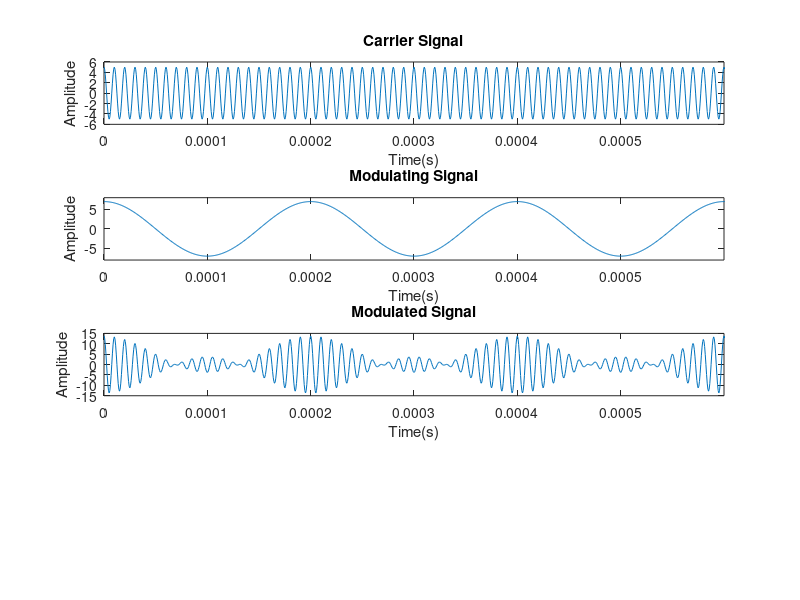

Here is the MATLAB script that generated this plot: (Note: this script raises an error after producing the figure.)
%am modulation and demodulation
clc;clear all;close all;
%signals
ka = 0.250;
ac = 5;
am = 7; %1,3,4,7 
fc = 100e3;
fm = 5e3;
fs = 16*fc;
t = 0:1/fs:1000e-3;
m = am*cos(2*pi*fm*t);
c = ac*cos(2*pi*fc*t);

%modulation
s = (1+ka*m).*c; 
mu = ka*am;disp("Modulation Index:%mu");
figure;
subplot(4,1,1);
%annotation('textbox', [0.45, 0.88, 0.1, 0.1], 'String', "Modulation index (mu) = " + mu)
plot(t(1:1000),c(1:1000)); title('Carrier Signal'); xlabel('Time(s)'); ylabel('Amplitude'); axis([0 0.6e-3 -6 6]);
subplot(4,1,2);
plot(t(1:1000),m(1:1000));title('Modulating Signal'); xlabel('Time(s)'); ylabel('Amplitude');axis([0 0.6e-3 -8 8]);
subplot(4,1,3);
plot(t(1:1000),s(1:1000));title('Modulated Signal'); xlabel('Time(s)'); ylabel('Amplitude');
axis([0 0.6e-3 -15 15]);
%demodulation
[yupper,ylower] = envelope(s);
subplot(4,1,4);
%figure;
plot(t(1:1000),yupper(1:1000));title('Demodulated Signal'); xlabel('Time(s)'); ylabel('Amplitude');
axis([0 0.6e-3 -15 15]);
%modulation frequency domain
figure;
[ps,f] = pspectrum(s,fs,'FrequencyResolution',10);
% subplot(5,1,4);
plot(f,10*log10(ps));title('Power Spectrum of the modulated signal'); xlabel('Frequency(Hz)'); ylabel('Power(dB)');
axis([0 200e3 -70 15]);

